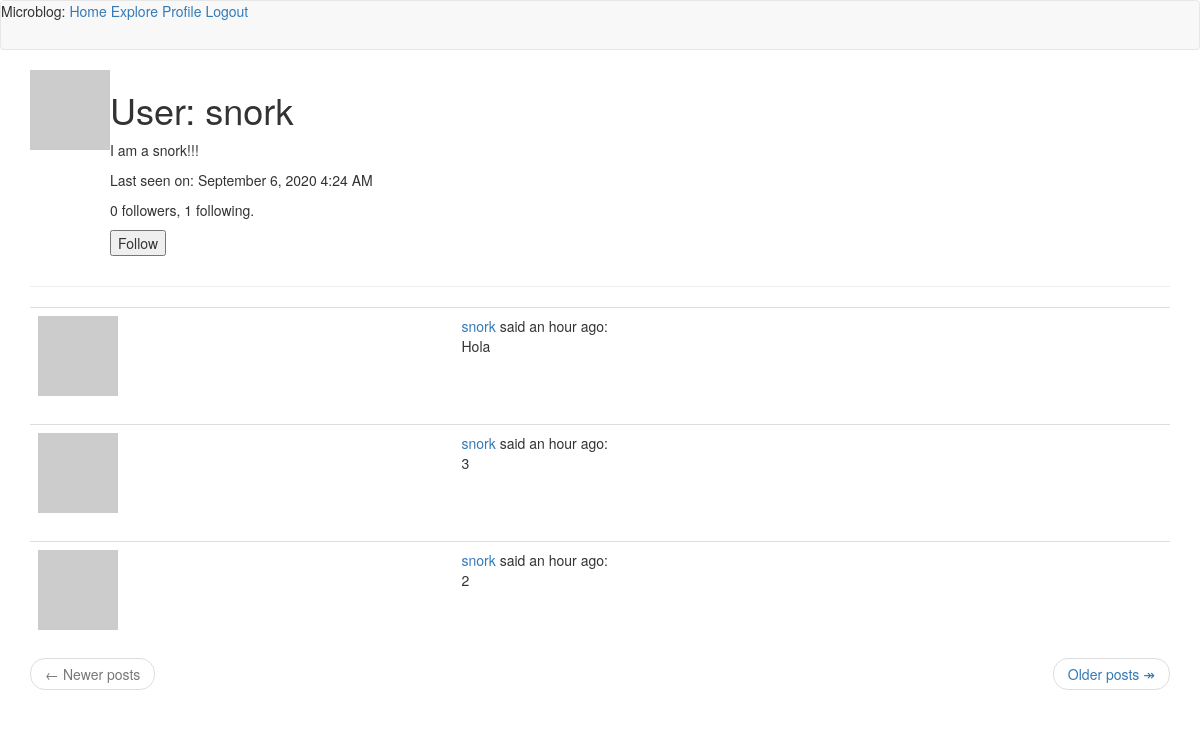
Page /user/snork (signed in) on the committed database.
### app/models.py (models this page shows, shortened)
class User(UserMixin, db.Model):
    id = db.Column(db.Integer, primary_key=True)
    username = db.Column(db.String(64), index=True, unique=True)
    email = db.Column(db.String(120), index=True, unique=True)
    password_hash = db.Column(db.String(128))
    posts = db.relationship('Post', backref='author', lazy='dynamic')
    about_me = db.Column(db.String(140))
    last_seen = db.Column(db.DateTime, default=datetime.utcnow)
    followed = db.relationship(
        'User',
        secondary=followers,
        primaryjoin=(followers.c.follower_id == id),
        secondaryjoin=(followers.c.followed_id == id),
        backref=db.backref('followers', lazy='dynamic'),
        lazy='dynamic'
    )
    def avatar(self, size):
        digest = md5(self.email.lower().encode('utf-8')).hexdigest()
        return f'https://www.gravatar.com/avatar/{digest}?d=identicon&s={size}'
    def is_following(self, user):
        return self.followed.filter(
            followers.c.followed_id == user.id).count() > 0

class Post(db.Model):
    id = db.Column(db.Integer, primary_key=True)
    body = db.Column(db.String(140))
    timestamp = db.Column(db.DateTime, index=True, default=datetime.utcnow)
    user_id = db.Column(db.Integer, db.ForeignKey('user.id'))
    language = db.Column(db.String(5))

### app/routes.py (the view)
@app.route('/user/<username>')
@login_required
def user(username):
    user = User.query.filter_by(username=username).first_or_404()
    page = request.args.get('page', 1, type=int)
    posts = user.posts.order_by(Post.timestamp.desc()).paginate(
        page, app.config['POSTS_PER_PAGE'], False)
    next_url = url_for('user', username=user.username, page=posts.next_num) \
        if posts.has_next else None
    prev_url = url_for('user', username=user.username, page=posts.prev_num) \
        if posts.has_prev else None
    form = EmptyForm()
    return render_template('user.html', user=user, posts=posts.items, next_url=next_url,
                           prev_url=prev_url, form=form)

### app/forms.py
class EmptyForm(FlaskForm):
    submit = SubmitField('Submit')

### app/models.py (called while the page is built)
@login.user_loader
def load_user(id):
    return User.query.get(int(id))

### app/routes.py (called while the page is built)
@app.before_request
def before_request():
    if current_user.is_authenticated:
        current_user.last_seen = datetime.utcnow()
        db.session.commit()
    g.locale = str(get_locale())

### app/templates/user.html (shortened to what this page needs)
{% extends "base.html" %}
{% block app_content %}
    <table>
        <tr valign="top">
            <td><img src="{{ user.avatar(128) }}"></td>
            <td>
                <h1>User: {{ user.username }}</h1>
                {% if user.about_me %}<p>{{ user.about_me }}</p>{% endif %}
                {% if user.last_seen %}<p>Last seen on: {{ moment(user.last_seen).format('LLL') }}</p>{% endif %}
                <p>{{ user.followers.count() }} followers, {{ user.followed.count() }} following.</p>
                {% if user == current_user %}
                <p><a href="{{ url_for('edit_profile') }}">Edit your profile</a></p>
                {% elif not current_user.is_following(user) %}
                <p>
                    <form action="{{ url_for('follow', username=user.username) }}" method="post">
                        {{ form.submit(value='Follow') }}
                    </form>
                </p>
                {% endif %}
            </td>
        </tr>
    </table>
    <hr>
    {% for post in posts %}
        {% include '_post.html' %}
    {% endfor %}
    <nav aria-label="...">
        <ul class="pager">
          <li class="previous{% if not prev_url %} disabled {% endif %}">
            <a href="{{ prev_url or '#' }}">
              <span aria-hidden="true">&larr;</span> Newer posts
            </a>
          </li>
          <li class="next{% if not next_url %} disabled{% endif %}">
            <a href="{{ next_url or '#' }}">
              Older posts <span aria-hidden="true">&Rarr;</span>
            </a>
          </li>
        </ul>
      </nav>
{% endblock %}

### app/templates/_post.html (shortened to what this page needs)
<table class="table table-hover">
  <tr>
    <td widtth="70px">
      <a href="{{ url_for('user', username=post.author.username) }}">
      <img src="{{ post.author.avatar(70) }}" />
    </td>
    <td>
      <a href="{{ url_for('user', username=post.author.username) }}">
        {{ post.author.username }}
      </a>
      said {{ moment(post.timestamp).fromNow() }}: <br />
      <span id="post{{ post.id }}">{{ post.body }}</span>
    </td>
  </tr>
</table>

### rows in the picture
User: username "snork", about_me "I am a snork!!!", last_seen "September 6, 2020 4:24 AM"
Post: author.username "snork", timestamp "an hour ago", body "Hola"
Post: author.username "snork", timestamp "an hour ago", body "3"
Post: author.username "snork", timestamp "an hour ago", body "2"

### other values in the picture
{{ user.followers.count() }} "0"
{{ user.followed.count() }} "1"
